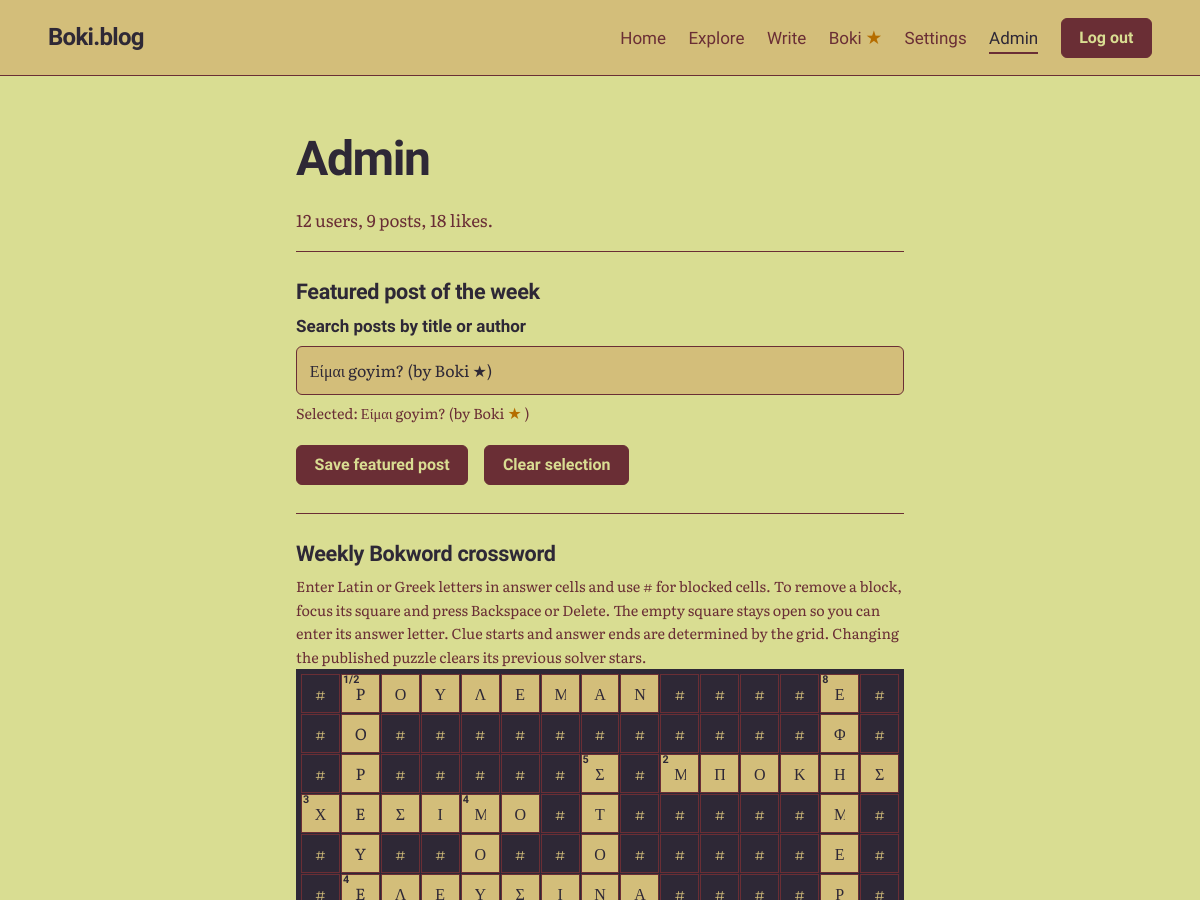
Page /admin (signed in, upper part) on the earlier database version.
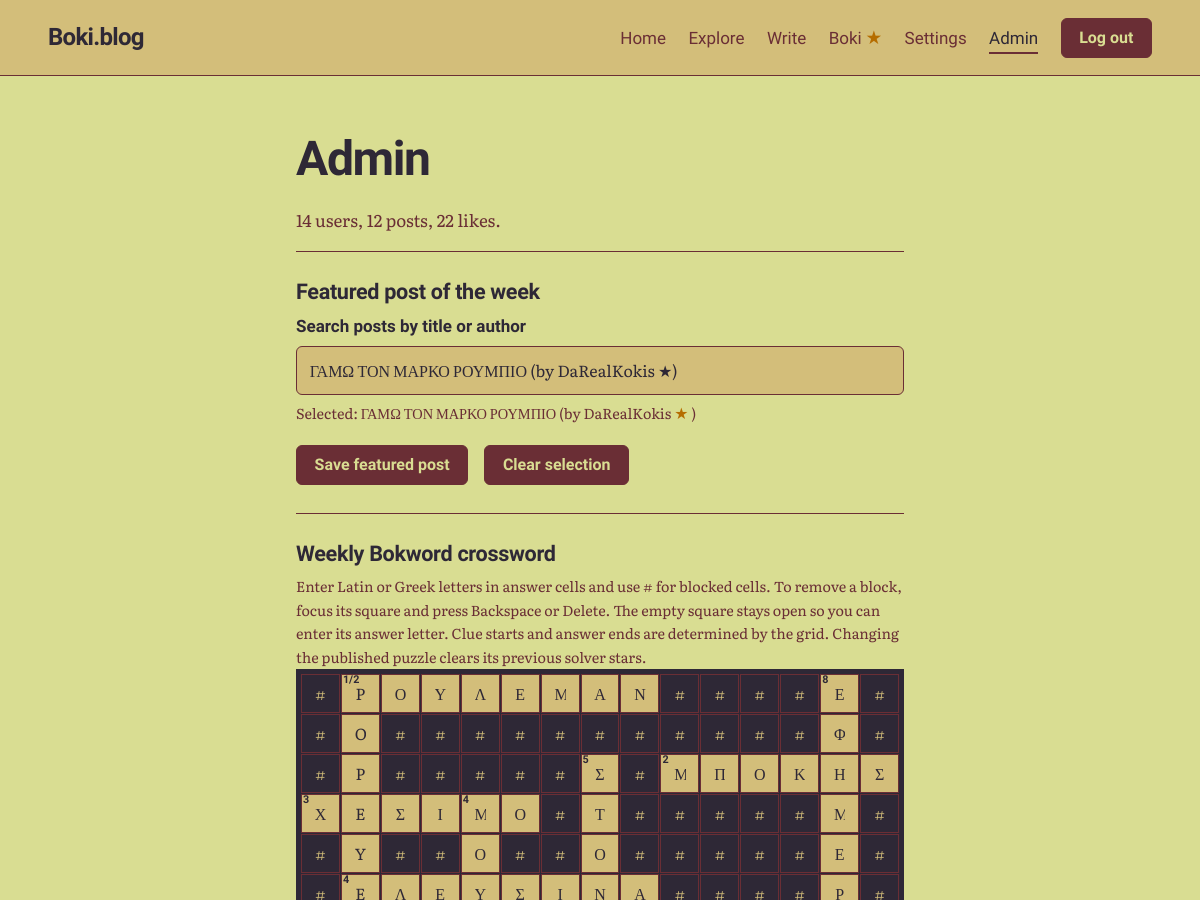
Same page on the later database version.
### tables this page shows
CREATE TABLE users (
    id            INTEGER PRIMARY KEY,
    username      TEXT NOT NULL UNIQUE COLLATE NOCASE,
    password_hash TEXT NOT NULL,
    is_admin      INTEGER NOT NULL DEFAULT 0,
    created_at    TEXT NOT NULL DEFAULT (datetime('now')),
    bio           TEXT NOT NULL DEFAULT '',
    avatar        TEXT,
    profile_bg    TEXT NOT NULL DEFAULT '#D9DD92',
    profile_text  TEXT NOT NULL DEFAULT '#2E2836'
, avatar_position_x INTEGER NOT NULL DEFAULT 50, avatar_position_y INTEGER NOT NULL DEFAULT 50, bokword_victories INTEGER NOT NULL DEFAULT 0, boknections_victories INTEGER NOT NULL DEFAULT 0);

CREATE TABLE posts (
    id         INTEGER PRIMARY KEY,
    user_id    INTEGER NOT NULL REFERENCES users(id) ON DELETE CASCADE,
    title      TEXT NOT NULL,
    body       TEXT NOT NULL,
    created_at TEXT NOT NULL DEFAULT (datetime('now')),
    updated_at TEXT,
    image      TEXT,
    text_color TEXT NOT NULL DEFAULT '#2E2836',
    title_color TEXT NOT NULL DEFAULT '#2E2836',
    background_color TEXT NOT NULL DEFAULT '#D9DD92'
, accent_color TEXT NOT NULL DEFAULT '#6A2E35', surface_color TEXT NOT NULL DEFAULT '#D3BE7A', button_text_color TEXT NOT NULL DEFAULT '#D9DD92');

### app.py (the view)
@app.get("/admin")
@admin_required
def admin():
    featured_id = get_setting("featured_post_id")
    featured_post = None
    if featured_id and featured_id.isdigit():
        featured_post = db().execute(
            """SELECT p.id, p.title, u.username,
                      EXISTS(
                        SELECT 1 FROM crossword_completions c
                        JOIN crossword_state s ON s.id = 1
                        WHERE c.user_id = u.id AND c.puzzle_version = s.version
                      ) AS crossword_star
               FROM posts p
               JOIN users u ON u.id = p.user_id
               WHERE p.id = ?""", (featured_id,)
        ).fetchone()
    stats = {
        "users": db().execute("SELECT COUNT(*) FROM users").fetchone()[0],
        "posts": db().execute("SELECT COUNT(*) FROM posts").fetchone()[0],
        "likes": db().execute("SELECT COUNT(*) FROM likes").fetchone()[0],
    }
    crossword = get_crossword()
    crossword_rows = []
    crossword_clues = {}
    if crossword:
        crossword_rows = [
            crossword["solution"][row * 15:(row + 1) * 15]
            for row in range(15)
        ]
        crossword_clues = crossword["clues"]
    return render_template("admin.html", stats=stats, featured_post=featured_post,
                           boknections_on=boknections_enabled(),
                           boknections_puzzle=get_boknections(),
                           crossword=crossword, crossword_rows=crossword_rows,
                           crossword_clues=crossword_clues)

### app.py (called while the page is built)
def db():
    if "db" not in g:
        g.db = sqlite3.connect(DB_PATH)
        g.db.row_factory = sqlite3.Row
        g.db.execute("PRAGMA foreign_keys = ON")
    return g.db

def get_setting(key):
    row = db().execute("SELECT value FROM settings WHERE key = ?", (key,)).fetchone()
    return row["value"] if row else None

def get_crossword():
    row = db().execute(
        "SELECT solution, clues, version, updated_at FROM crossword_state WHERE id = 1"
    ).fetchone()
    if row is None or row["solution"] == "#" * 225:
        return None
    return {
        "solution": row["solution"],
        "clues": json.loads(row["clues"]),
        "version": row["version"],
        "updated_at": row["updated_at"],
    }

def boknections_enabled():
    return get_setting("boknections_enabled") == "1"

def get_boknections():
    row = db().execute(
        "SELECT puzzle, version FROM boknections_state WHERE id = 1").fetchone()
    if row is None:
        return None
    data = json.loads(row["puzzle"])
    return {"categories": data["categories"], "wild": data["wild"],
            "version": row["version"]}

@app.context_processor
def inject_site():
    return {"site_name": app.config["SITE_NAME"]}

### templates/admin.html (shortened to what this page needs)
{% extends "base.html" %}
{% from "_macros.html" import user_name %}
{% block content %}
<div class="wrap page narrow">
  <h1 class="page-title">Admin</h1>
  <p class="muted">{{ stats.users }} users, {{ stats.posts }} posts, {{ stats.likes }} likes.</p>
  <section class="admin-block" aria-labelledby="feat-title">
    <h2 id="feat-title">Featured post of the week</h2>
    <form method="post" action="{{ url_for('admin_featured') }}" class="stack" data-admin-search-form>
      <div class="field-group">
        <label for="post-search">Search posts by title or author</label>
        <input id="post-search" type="search" autocomplete="off" maxlength="100"
               placeholder="Type at least two characters" data-admin-search
               data-search-url="{{ url_for('search_admin_posts') }}"
               value="{{ (featured_post.title ~ ' (by ' ~ featured_post.username ~ (' ★' if featured_post.crossword_star else '') ~ ')') if featured_post else '' }}"
               aria-controls="post-results" aria-describedby="post-search-help">
        <p class="help" id="post-search-help">
          {% if featured_post %}Selected: {{ featured_post.title }} (by {{ user_name(featured_post.username, featured_post.crossword_star) }})
          {% else %}No featured post selected.{% endif %}
        </p>
      </div>
      <div class="actions">
        <button class="button" type="submit">Save featured post</button>
        <button class="button secondary" type="button" data-clear-selection>Clear selection</button>
      </div>
    </form>
  </section>
  <section class="admin-block" id="crossword" aria-labelledby="crossword-title">
    <h2 id="crossword-title">Weekly Bokword crossword</h2>
    <p class="help">Enter Latin or Greek letters in answer cells and use # for blocked cells. To remove a block, focus its square and press Backspace or Delete. The empty square stays open so you can enter its answer letter. Clue starts and answer ends are determined by the grid. Changing the published puzzle clears its previous solver stars.</p>
    <form method="post" action="{{ url_for('admin_save_crossword') }}" class="stack" data-admin-crossword-form>
      <div class="admin-crossword-grid" role="group" aria-label="15 by 15 crossword solution editor" data-admin-crossword-grid>
        {% for row in range(15) %}
          {% for col in range(15) %}
            {% set value = crossword_rows[row][col] if crossword else '#' %}
            <div class="admin-crossword-square" data-admin-crossword-square="{{ row * 15 + col }}">
              <input class="admin-crossword-cell{% if value == '#' %} is-blocked{% endif %}"
                     type="text" maxlength="1" value="{{ value if value != '#' else '#' }}"
                     aria-label="Row {{ row + 1 }}, column {{ col + 1 }} (letter, blank open square, or # for blocked)"
                     data-admin-crossword-cell>
            </div>
          {% endfor %}
        {% endfor %}
      </div>
    </form>
  </section>
</div>
{% endblock %}

### templates/_macros.html (shortened to what this page needs)
{% macro user_name(username, crossword_star=false) %}
  {{ username }}{% if crossword_star %}<span class="achievement-star" role="img" aria-label="Solved the current Weekly Bokword" title="Solved the current Weekly Bokword">★</span>{% endif %}
{% endmacro %}

Differences in the rows shown:
no longer on this page (row unchanged): posts: title.username "Είμαι goyim? (by Boki ★)", title "Είμαι goyim?"
computed for users: username "Boki Boki" → "Boki"
added posts: title.username "ΓΑΜΩ ΤΟΝ ΜΑΡΚΟ ΡΟΥΜΠΙΟ (by DaRealKokis ★)", title "ΓΑΜΩ ΤΟΝ ΜΑΡΚΟ ΡΟΥΜΠΙΟ"
now on this page (row unchanged): users: username "DaRealKokis"
Other differences:
{{ stats.users }}: "12" → "14"
{{ stats.posts }}: "9" → "12"
{{ stats.likes }}: "18" → "22"
